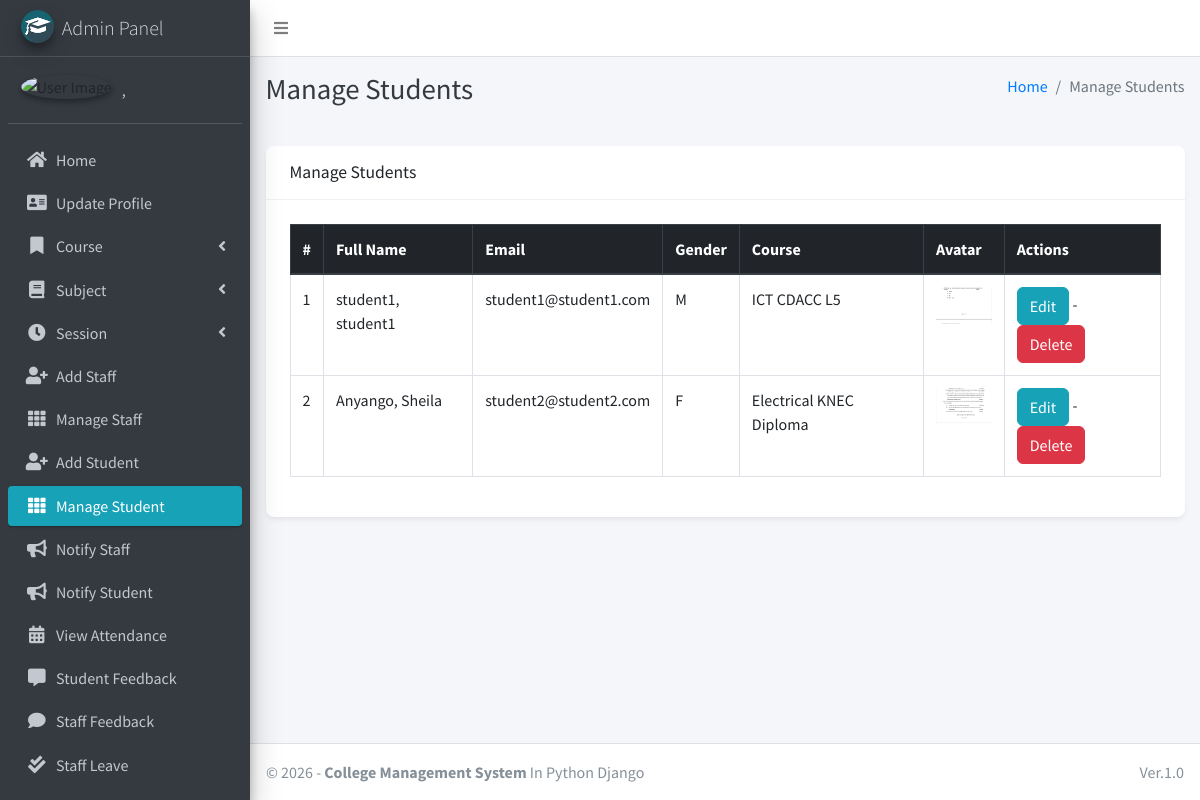
Page /student/manage/ (signed in) on the committed database.
### main_app/models.py (models this page shows, shortened)
class CustomUser(AbstractUser):
    USER_TYPE = ((1, "HOD"), (2, "Staff"), (3, "Student"))
    GENDER = [("M", "Male"), ("F", "Female")]
    username = None  # Removed username, using email instead
    email = models.EmailField(unique=True)
    user_type = models.CharField(default=1, choices=USER_TYPE, max_length=1)
    gender = models.CharField(max_length=1, choices=GENDER)
    profile_pic = models.ImageField()
    address = models.TextField()
    fcm_token = models.TextField(default="")  # For firebase notifications
    created_at = models.DateTimeField(auto_now_add=True)
    updated_at = models.DateTimeField(auto_now=True)
    USERNAME_FIELD = "email"
    REQUIRED_FIELDS = []
    objects = CustomUserManager()
    def __str__(self):
        return self.last_name + ", " + self.first_name

class Student(models.Model):
    admin = models.OneToOneField(CustomUser, on_delete=models.CASCADE)
    course = models.ForeignKey(Course, on_delete=models.DO_NOTHING, null=True, blank=False)
    session = models.ForeignKey(Session, on_delete=models.DO_NOTHING, null=True)

class Course(models.Model):
    name = models.CharField(max_length=120)
    created_at = models.DateTimeField(auto_now_add=True)
    updated_at = models.DateTimeField(auto_now=True)

### main_app/hod_views.py (the view)
# urls.py: path("student/manage/", hod_views.manage_student, name='manage_student'),
def manage_student(request):
    students = CustomUser.objects.filter(user_type=3)
    context = {
        'students': students,
        'page_title': 'Manage Students'
    }
    return render(request, "hod_template/manage_student.html", context)

### main_app/templates/hod_template/manage_student.html
{% extends 'main_app/base.html' %}
{% load static %}
{% block page_title %}{{page_title}}{% endblock page_title %}
{% block content %}
<section class="content">
    <div class="container-fluid">
        <div class="row">
            <div class="col-md-12">
                <div class="card">
                    <div class="card-header">
                        <h3 class="card-title">{{page_title}}</h3>
                    </div>
                    <div class="card-body">
                        <div class="table-responsive">
                            <table id="example2" class="table table-bordered table-hover">
                                <thead class="thead-dark">
                                    <tr>
                                        <th>#</th>
                                        <th>Full Name</th>
                                        <th>Email</th>
                                        <th>Gender</th>
                                        <th>Course</th>
                                        <th>Avatar</th>
                                        <th>Actions</th>
                                    </tr>
                                </thead>
                                <tbody>
                                    {% for student in students %}
                                    <tr>
                                        <td>{{ forloop.counter }}</td>
                                        <td>{{student.last_name}}, {{student.first_name}}</td>
                                        <td>{{student.email}}</td>
                                        <td>{{student.gender}}</td>
                                        <td>{{student.student.course.name}}</td>
                                        <td>
                                            {% if student.profile_pic == ""  %}
                                            No Image
                                            {% else %}
                                            <img class="img img-fluid mb-2" height="56" width="56"
                                                src="{{student.profile_pic}}" alt="">
                                            {% endif %}
                                        </td>
                                        <td><a href="{% url 'edit_student' student.student.id %}" class="btn btn-info">Edit</a> -
                                            <a href="{% url 'delete_student' student.student.id %}" class="btn btn-danger" onclick="return confirm('Are you sure about this ?')">Delete</a>
                                        </td>
                                    </tr>
                                    {% endfor %}
                                </tbody>
                            </table>
                        </div>
                    </div>
                </div>
            </div>
        </div>
    </div>
</section>
{% endblock content %}

### main_app/templates/main_app/sidebar_template.html (shortened to what this page needs)
{% load static %}
<aside class="main-sidebar sidebar-dark-info elevation-4">
    {% if request.user.user_type == '1' %}
    <a href="{% url 'admin_home' %}" class="brand-link">
        <img src="{% static 'dist/img/cmsl.png' %} " alt="AdminLTE Logo"
            class="brand-image img-circle elevation-3" >
        <span class="brand-text font-weight-light">Admin Panel</span>
    </a>
    <div class="sidebar">
        <div class="user-panel mt-3 pb-3 mb-3 d-flex">
            <div class="image">
                <img src="{{ request.user.profile_pic}}" class="img-circle elevation-2" alt="User Image">
            </div>
            <div class="info">
                <a href="#" class="d-block">{{user}}</a>
            </div>
        </div>
        <nav class="mt-2">
            <ul class="nav nav-pills nav-sidebar flex-column" data-widget="treeview" role="menu" data-accordion="false">
                <li class="nav-item">
                    {% url 'admin_home' as admin_home %}
                    <a href="{{admin_home}}" class="nav-link {% if admin_home == request.path %} active {% endif %}">
                        <i class="nav-icon fas fa-home"></i>
                        <p>
                            Home
                        </p>
                    </a>
                </li>
                <li class="nav-item">
                    {% url 'admin_view_profile' as admin_view_profile %}
                    <a href="{{admin_view_profile}}"
                        class="nav-link {% if admin_view_profile == request.path %} active {% endif %}">
                        <i class="nav-icon fas fa-address-card"></i>
                        <p>
                            Update Profile
                        </p>
                    </a>
                </li>
                <li class="nav-item has-treeview">
                    <a href="#" class="nav-link">
                        <i class="nav-icon fas fa-bookmark"></i>
                        <p>
                            Course
                            <i class="fas fa-angle-left right"></i>
                        </p>
                    </a>
                </li>
                <li class="nav-item has-treeview">
                    <a href="#" class="nav-link">
                        <i class="nav-icon fas fa-book"></i>
                        <p>
                            Subject
                            <i class="fas fa-angle-left right"></i>
                        </p>
                    </a>
                </li>
                <li class="nav-item has-treeview">
                    <a href="#" class="nav-link">
                        <i class="nav-icon fas fa-clock"></i>
                        <p>
                            Session
                            <i class="fas fa-angle-left right"></i>
                        </p>
                    </a>
                </li>
                <li class="nav-item">
                    {% url 'add_staff' as add_staff %}
                    <a href="{{add_staff}}" class="nav-link {% if add_staff == request.path %} active {% endif %}">
                        <i class="nav-icon fas fa-user-plus"></i>
                        <p>
                            Add Staff
                        </p>
                    </a>
                </li>
                <li class="nav-item">
                    {% url 'manage_staff' as manage_staff %}
                    {% url 'edit_staff' staff_id as edit_staff %}
                    <a href="{{manage_staff}}"
                        class="nav-link {% if manage_staff == request.path or request.path == edit_staff %} active {% endif %}">
                        <i class="nav-icon fas fa-th"></i>
                        <p>
                            Manage Staff
                        </p>
                    </a>
                </li>
                <li class="nav-item">
                    {% url 'add_student' as add_student%}
                    <a href="{{add_student}}" class="nav-link  {% if add_student == request.path %} active {% endif %}">
                        <i class="nav-icon fas fa-user-plus"></i>
                        <p>
                            Add Student
                        </p>
                    </a>
                </li>
                <li class="nav-item">
                    {% url 'manage_student' as manage_student %}
                    {% url 'edit_student' student_id as edit_student %}
                    <a href="{{manage_student}}"
                        class="nav-link  {% if edit_student == request.path or manage_student == request.path %} active {% endif %}">
                        <i class="nav-icon fas fa-th"></i>
                        <p>
                            Manage Student
                        </p>
                    </a>
                </li>
                <li class="nav-item">
                    {% url 'admin_notify_staff' as admin_notify_staff %}
                    <a href="{{admin_notify_staff}}"
                        class="nav-link {% if admin_notify_staff == request.path %} active {% endif %}">
                        <i class="nav-icon fas fa-bullhorn"></i>
                        <p>
                            Notify Staff
                        </p>
                    </a>
                </li>
                <li class="nav-item">
                    {% url 'admin_notify_student' as admin_notify_student %}
                    <a href="{{admin_notify_student}}"
                        class="nav-link {% if admin_notify_student == request.path %} active {% endif %}">
                        <i class="nav-icon fas fa-bullhorn"></i>
                        <p>
                            Notify Student
                        </p>
                    </a>
                </li>
                <li class="nav-item">
                    {% url 'admin_view_attendance' as admin_view_attendance %}
                <li class="nav-item">
                    <a href="{{admin_view_attendance}}"
                        class="nav-link  {% if admin_view_attendance == request.path %} active {% endif %}">
                        <i class="nav-icon fas fa-calendar-alt"></i>
                        <p>
                            View Attendance
                        </p>
                    </a>
                </li>
                <li class="nav-item">
                    {% url 'student_feedback_message' as student_feedback_message %}
                    <a href="{{ student_feedback_message }}"
                        class="nav-link  {% if student_feedback_message == request.path %} active {% endif %}">
                        <i class="nav-icon fas fa-comment-alt"></i>
                        <p>
                            Student Feedback
                        </p>
                    </a>
                </li>
                <li class="nav-item">
                    {% url 'staff_feedback_message' as staff_feedback_message %}
                    <a href="{{staff_feedback_message}}"
                        class="nav-link   {% if staff_feedback_message == request.path %} active {% endif %}">
                        <i class="nav-icon fas fa-comment"></i>
                        <p>
                            Staff Feedback
                        </p>
                    </a>
                </li>
                <li class="nav-item">
                    {% url 'view_staff_leave' as view_staff_leave %}
                    <a href="{{view_staff_leave}}"
                        class="nav-link  {% if view_staff_leave == request.path %} active {% endif %}">
                        <i class="nav-icon fas fa-check-double"></i>
                        <p>
                            Staff Leave
                        </p>
                    </a>
                </li>
                <li class="nav-item">
                    {% url 'view_student_leave' as view_student_leave %}
                    <a href="{% url 'view_student_leave' %}"
                        class="nav-link  {% if view_student_leave == request.path %} active {% endif %}">
                    </a>
                </li>
                                        {% endif %}
                                    </ul>
                                </nav>
                            </div>
</aside>

### main_app/static/css/custom.css (style rules this page uses)
.card, .info-box, .small-box, .alert { border-radius: 8px !important; }
.btn { border-radius: 6px !important; transition: all 0.2s ease-in-out; }
.card { box-shadow: 0 4px 6px -1px rgba(0, 0, 0, 0.05), 0 2px 4px -1px rgba(0, 0, 0, 0.03) !important; border: none; }
.card-body { padding: 1.5rem !important; }
.card-header { padding: 1rem 1.5rem !important; border-bottom: 1px solid rgba(0,0,0,0.05); }

### rows in the picture
CustomUser: last_name+first_name ","
CustomUser: last_name "student1", first_name "student1", email "student1@student1.com", gender "M", student.course.name "ICT CDACC L5", shows a picture
CustomUser: last_name "Anyango", first_name "Sheila", email "student2@student2.com", gender "F", student.course.name "Electrical KNEC Diploma", shows a picture

### other values in the picture
{{ page_title }} "Manage Students"
